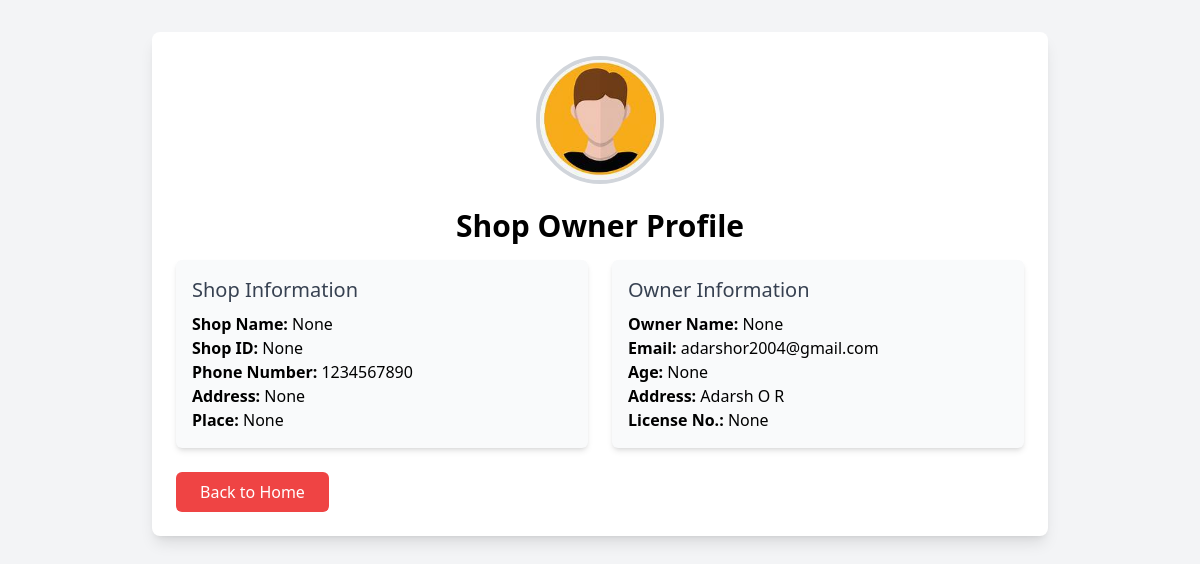
Screenshot of /sprofile/ (signed in) with the database file from the repository.
### virtualfitting/models.py (models this page shows, shortened)
class shopowner(models.Model):
    shopname=models.CharField(max_length=50,null=True,blank=True)
    shopid= models.CharField(max_length=15,null=True,blank=True)
    phone_number=models.IntegerField(null=True,blank=True)
    shopaddress=models.CharField(max_length=50,null=True,blank=True)
    place=models.CharField(max_length=20,null=True,blank=True)
    email=models.CharField(max_length=50,null=True,blank=True)
    password=models.CharField(max_length=10,null=True,blank=True)
    confirm_password=models.CharField(max_length=10,null=True,blank=True)
    shopimage=models.ImageField(upload_to='shop/',null=True,blank=True)
    licenceno=models.IntegerField(null=True,blank=True)
    shopownername=models.CharField(max_length=30,null=True,blank=True)
    age=models.IntegerField(null=True,blank=True)
    address=models.CharField(max_length=50,null=True,blank=True)

### virtualfitting/views.py (the view)
# urls.py: path('sprofile/',views.sprofile,name='sprofile'),
def sprofile(request):
    if 'email' in request.session:
        email=request.session['email']
        shop=shopowner.objects.get(email=email)
    return render(request,'sprofile.html',{'s':shop})

### virtualfitting/templates/sprofile.html (shortened to what this page needs)
<!DOCTYPE html>
<html lang="en">
<head>
    <script src="https://cdn.tailwindcss.com"></script>
</head>
<body class="bg-gray-100">
    <div class="max-w-4xl mx-auto p-6 bg-white shadow-lg rounded-lg mt-8">
        <div class="flex items-center justify-center mb-6">
            {% if s.shopimage %}
                <img src="{{ s.shopimage.url }}" alt="Shop Image" class="w-32 h-32 object-cover rounded-full border-4 border-gray-300">
            {% else %}
                <div class="w-32 h-32 bg-gray-300 rounded-full flex items-center justify-center text-white font-bold text-3xl">
                    No Image
                </div>
            {% endif %}
        </div>
        <h2 class="text-3xl font-semibold text-center mb-4">Shop Owner Profile</h2>
        <div class="grid grid-cols-1 sm:grid-cols-2 gap-6">
            <div class="bg-gray-50 p-4 rounded-md shadow-md">
                <h3 class="text-xl font-medium text-gray-700 mb-2">Shop Information</h3>
                <p><strong class="font-semibold">Shop Name:</strong> {{ s.shopname }}</p>
                <p><strong class="font-semibold">Shop ID:</strong> {{ s.shopid }}</p>
                <p><strong class="font-semibold">Phone Number:</strong> {{ s.phone_number }}</p>
                <p><strong class="font-semibold">Address:</strong> {{ s.shopaddress }}</p>
                <p><strong class="font-semibold">Place:</strong> {{ s.place }}</p>
            </div>
            <div class="bg-gray-50 p-4 rounded-md shadow-md">
                <h3 class="text-xl font-medium text-gray-700 mb-2">Owner Information</h3>
                <p><strong class="font-semibold">Owner Name:</strong> {{ s.shopownername }}</p>
                <p><strong class="font-semibold">Email:</strong> {{ s.email }}</p>
                <p><strong class="font-semibold">Age:</strong> {{ s.age }}</p>
                <p><strong class="font-semibold">Address:</strong> {{ s.address }}</p>
                <p><strong class="font-semibold">License No.:</strong> {{ s.licenceno }}</p>
            </div>
        </div>
        <div class="flex justify-between mt-6">
            <a href="/shophome/" class="bg-red-500 text-white px-6 py-2 rounded-md hover:bg-red-600 transition duration-200">
                Back to Home
            </a>
        </div>
    </div>
</body>
</html>

### rows the page displays
shopowner: shopimage (picture), shopname "None", shopid "None", phone_number "1234567890", shopaddress "None", place "None", shopownername "None", email "adarshor2004@gmail.com", age "None", address "Adarsh O R", licenceno "None"
